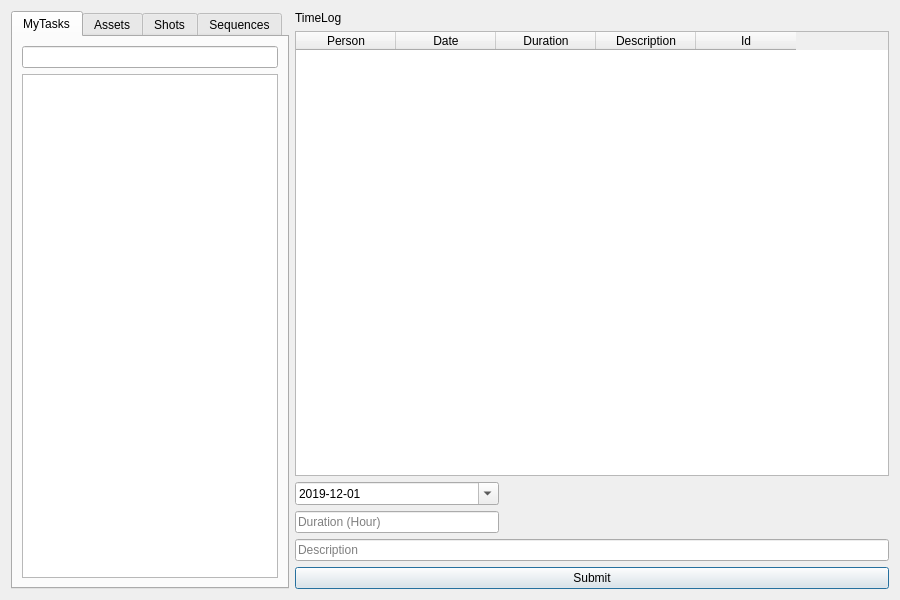
<?xml version="1.0" encoding="UTF-8"?>
<ui version="4.0">
 <class>ShotgunDesktopTimelogDialog</class>
 <widget class="QDialog" name="ShotgunDesktopTimelogDialog">
  <property name="geometry">
   <rect>
    <x>0</x>
    <y>0</y>
    <width>900</width>
    <height>600</height>
   </rect>
  </property>
  <property name="windowTitle">
   <string>ShotgunVersionDesktop</string>
  </property>
  <layout class="QGridLayout" name="gridLayout_4" columnstretch="0,5">
   <item row="0" column="0">
    <widget class="QTabWidget" name="tabWidgetList">
     <property name="currentIndex">
      <number>0</number>
     </property>
     <widget class="QWidget" name="tabMyTask">
      <attribute name="title">
       <string>MyTasks</string>
      </attribute>
      <layout class="QGridLayout" name="gridLayout_2">
       <item row="0" column="0">
        <layout class="QGridLayout" name="gridLayoutMyTask">
         <item row="0" column="0">
          <widget class="QLineEdit" name="lineEditMyTaskSearch"/>
         </item>
         <item row="1" column="0">
          <widget class="QTreeView" name="treeViewMyTask"/>
         </item>
        </layout>
       </item>
      </layout>
     </widget>
     <widget class="QWidget" name="tabAsset">
      <attribute name="title">
       <string>Assets</string>
      </attribute>
      <layout class="QGridLayout" name="gridLayout">
       <item row="0" column="0">
        <layout class="QGridLayout" name="gridLayoutAsset">
         <item row="0" column="0">
          <widget class="QLineEdit" name="lineEditAssetSearch"/>
         </item>
         <item row="1" column="0">
          <widget class="QTreeView" name="treeViewAsset"/>
         </item>
        </layout>
       </item>
      </layout>
     </widget>
     <widget class="QWidget" name="tabShot">
      <attribute name="title">
       <string>Shots</string>
      </attribute>
      <layout class="QVBoxLayout" name="verticalLayout_2">
       <item>
        <layout class="QGridLayout" name="gridLayoutShot">
         <item row="1" column="0">
          <widget class="QTreeView" name="treeViewShot"/>
         </item>
         <item row="0" column="0">
          <widget class="QLineEdit" name="lineEditShotSearch"/>
         </item>
        </layout>
       </item>
      </layout>
     </widget>
     <widget class="QWidget" name="tabSequence">
      <attribute name="title">
       <string>Sequences</string>
      </attribute>
      <layout class="QGridLayout" name="gridLayout_5">
       <item row="0" column="0">
        <layout class="QGridLayout" name="gridLayoutSequence">
         <item row="1" column="0">
          <widget class="QTreeView" name="treeViewSequence"/>
         </item>
         <item row="0" column="0">
          <widget class="QLineEdit" name="lineEditSequenceSearch"/>
         </item>
        </layout>
       </item>
      </layout>
     </widget>
    </widget>
   </item>
   <item row="0" column="1">
    <layout class="QGridLayout" name="gridLayout_3">
     <property name="horizontalSpacing">
      <number>187</number>
     </property>
     <item row="4" column="0">
      <widget class="QLineEdit" name="lineEditDuration">
       <property name="placeholderText">
        <string extracomment="Hours">Duration (Hour)</string>
       </property>
      </widget>
     </item>
     <item row="0" column="0">
      <widget class="QLabel" name="label">
       <property name="text">
        <string>TimeLog</string>
       </property>
      </widget>
     </item>
     <item row="3" column="0">
      <widget class="QDateEdit" name="dateEditDate">
       <property name="dateTime">
        <datetime>
         <hour>0</hour>
         <minute>0</minute>
         <second>0</second>
         <year>2019</year>
         <month>12</month>
         <day>1</day>
        </datetime>
       </property>
       <property name="displayFormat">
        <string>yyyy-MM-dd</string>
       </property>
       <property name="calendarPopup">
        <bool>true</bool>
       </property>
       <property name="date">
        <date>
         <year>2019</year>
         <month>12</month>
         <day>1</day>
        </date>
       </property>
      </widget>
     </item>
     <item row="3" column="1">
      <spacer name="horizontalSpacer">
       <property name="orientation">
        <enum>Qt::Horizontal</enum>
       </property>
       <property name="sizeHint" stdset="0">
        <size>
         <width>40</width>
         <height>20</height>
        </size>
       </property>
      </spacer>
     </item>
     <item row="1" column="0" colspan="2">
      <widget class="QTableWidget" name="tableWidgetTimelog">
       <column>
        <property name="text">
         <string>Person</string>
        </property>
       </column>
       <column>
        <property name="text">
         <string>Date</string>
        </property>
       </column>
       <column>
        <property name="text">
         <string>Duration</string>
        </property>
       </column>
       <column>
        <property name="text">
         <string>Description</string>
        </property>
       </column>
       <column>
        <property name="text">
         <string>Id</string>
        </property>
       </column>
      </widget>
     </item>
     <item row="5" column="0" colspan="2">
      <widget class="QLineEdit" name="lineEditDescription">
       <property name="placeholderText">
        <string>Description</string>
       </property>
      </widget>
     </item>
     <item row="6" column="0" colspan="2">
      <widget class="QPushButton" name="pushButtonSubmit">
       <property name="text">
        <string>Submit</string>
       </property>
      </widget>
     </item>
    </layout>
   </item>
  </layout>
 </widget>
 <tabstops>
  <tabstop>lineEditMyTaskSearch</tabstop>
  <tabstop>treeViewMyTask</tabstop>
  <tabstop>lineEditAssetSearch</tabstop>
  <tabstop>treeViewAsset</tabstop>
  <tabstop>treeViewShot</tabstop>
  <tabstop>lineEditShotSearch</tabstop>
  <tabstop>treeViewSequence</tabstop>
  <tabstop>lineEditSequenceSearch</tabstop>
  <tabstop>tabWidgetList</tabstop>
  <tabstop>dateEditDate</tabstop>
  <tabstop>lineEditDuration</tabstop>
  <tabstop>lineEditDescription</tabstop>
  <tabstop>pushButtonSubmit</tabstop>
  <tabstop>tableWidgetTimelog</tabstop>
 </tabstops>
 <resources/>
 <connections>
  <connection>
   <sender>lineEditAssetSearch</sender>
   <signal>returnPressed()</signal>
   <receiver>ShotgunDesktopTimelogDialog</receiver>
   <slot>search_asset_slot()</slot>
   <hints>
    <hint type="sourcelabel">
     <x>102</x>
     <y>42</y>
    </hint>
    <hint type="destinationlabel">
     <x>469</x>
     <y>511</y>
    </hint>
   </hints>
  </connection>
  <connection>
   <sender>lineEditShotSearch</sender>
   <signal>returnPressed()</signal>
   <receiver>ShotgunDesktopTimelogDialog</receiver>
   <slot>search_shot_slot()</slot>
   <hints>
    <hint type="sourcelabel">
     <x>102</x>
     <y>42</y>
    </hint>
    <hint type="destinationlabel">
     <x>297</x>
     <y>16</y>
    </hint>
   </hints>
  </connection>
  <connection>
   <sender>lineEditSequenceSearch</sender>
   <signal>returnPressed()</signal>
   <receiver>ShotgunDesktopTimelogDialog</receiver>
   <slot>search_sequence_slot()</slot>
   <hints>
    <hint type="sourcelabel">
     <x>119</x>
     <y>68</y>
    </hint>
    <hint type="destinationlabel">
     <x>288</x>
     <y>75</y>
    </hint>
   </hints>
  </connection>
  <connection>
   <sender>lineEditMyTaskSearch</sender>
   <signal>returnPressed()</signal>
   <receiver>ShotgunDesktopTimelogDialog</receiver>
   <slot>search_mytask_slot()</slot>
   <hints>
    <hint type="sourcelabel">
     <x>144</x>
     <y>59</y>
    </hint>
    <hint type="destinationlabel">
     <x>332</x>
     <y>175</y>
    </hint>
   </hints>
  </connection>
  <connection>
   <sender>pushButtonSubmit</sender>
   <signal>clicked()</signal>
   <receiver>ShotgunDesktopTimelogDialog</receiver>
   <slot>submit_slot()</slot>
   <hints>
    <hint type="sourcelabel">
     <x>734</x>
     <y>589</y>
    </hint>
    <hint type="destinationlabel">
     <x>596</x>
     <y>440</y>
    </hint>
   </hints>
  </connection>
 </connections>
 <slots>
  <slot>search_asset_slot()</slot>
  <slot>search_shot_slot()</slot>
  <slot>search_sequence_slot()</slot>
  <slot>search_mytask_slot()</slot>
  <slot>submit_slot()</slot>
 </slots>
</ui>
